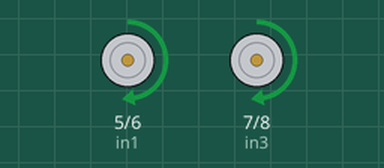
Recording of a sketch running on a simulated Arduino Uno, built with avr-gcc and run on an emulated ATmega328P. Parts: motor-driver pin pairs drawn as motors (green arrow = first pin HIGH = forward, orange = second pin HIGH = backward, longer = more drive, scaled by the enable pin).

Above: at 1.5 s.
At 4.5 s:
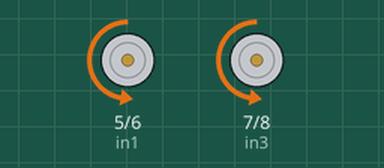
At 7.5 s:
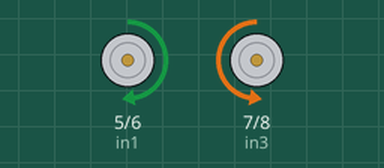
At 13.5 s:
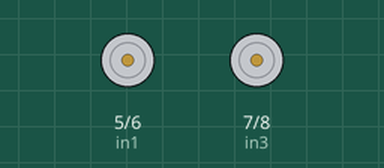
Timing chart, 0 to 19.5 s (numbered marks = the images above):
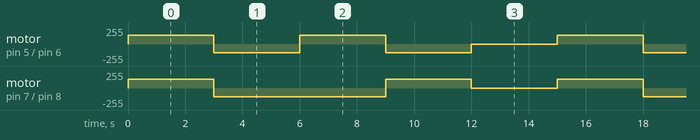

The sketch:

L298N.ino
```cpp
/*
 * Author: Automatic Addison
 * Website: https://automaticaddison.com
 * Description: Controls the speed and direction of two DC motors.
 */

// Motor A connections
const int enA = 9;
const int in1 = 5;
const int in2 = 6;

// Motor B connections
const int enB = 10;
const int in3 = 7;
const int in4 = 8;

// Set the speed (0 = off and 255 = max speed)
const int motorSpeed = 128;

void setup()
{

    // Motor control pins are outputs
    pinMode(enA, OUTPUT);
    pinMode(enB, OUTPUT);
    pinMode(in1, OUTPUT);
    pinMode(in2, OUTPUT);
    pinMode(in3, OUTPUT);
    pinMode(in4, OUTPUT);

    // Turn off motors - Initial state
    digitalWrite(in1, LOW);
    digitalWrite(in2, LOW);
    digitalWrite(in3, LOW);
    digitalWrite(in4, LOW);

    // Set the motor speed
    analogWrite(enA, motorSpeed);
    analogWrite(enB, motorSpeed);
}

void loop()
{

    // Go forwards
    go_forward();
    delay(3000);

    // Go backwards
    go_backwards();
    delay(3000);

    // Go right
    go_right();
    delay(3000);

    // Go left
    go_left();
    delay(3000);

    // Stop
    stop_all();
    delay(3000);
}

/*
 *  Forwards, backwards, right, left, stop.
 */
void go_forward()
{
    digitalWrite(in1, HIGH);
    digitalWrite(in2, LOW);
    digitalWrite(in3, HIGH);
    digitalWrite(in4, LOW);
}
void go_backwards()
{
    digitalWrite(in1, LOW);
    digitalWrite(in2, HIGH);
    digitalWrite(in3, LOW);
    digitalWrite(in4, HIGH);
}
void go_right()
{
    digitalWrite(in1, HIGH);
    digitalWrite(in2, LOW);
    digitalWrite(in3, LOW);
    digitalWrite(in4, HIGH);
}
void go_left()
{
    digitalWrite(in1, LOW);
    digitalWrite(in2, HIGH);
    digitalWrite(in3, HIGH);
    digitalWrite(in4, LOW);
}
void stop_all()
{
    digitalWrite(in1, LOW);
    digitalWrite(in2, LOW);
    digitalWrite(in3, LOW);
    digitalWrite(in4, LOW);
}
```

Measured:
- by itself, motor on pin 7 (in3) / pin 8 (in4): repeats every 15.0 s: backward 128/255 6.0 s, forward 128/255 3.0 s, stopped 3.0 s, forward 128/255 3.0 s
- by itself, motor on pin 5 (in1) / pin 6 (in2): repeats every 15.0 s: backward 128/255 3.0 s, forward 128/255 3.0 s, backward 128/255 3.0 s, stopped 3.0 s, forward 128/255 3.0 s
